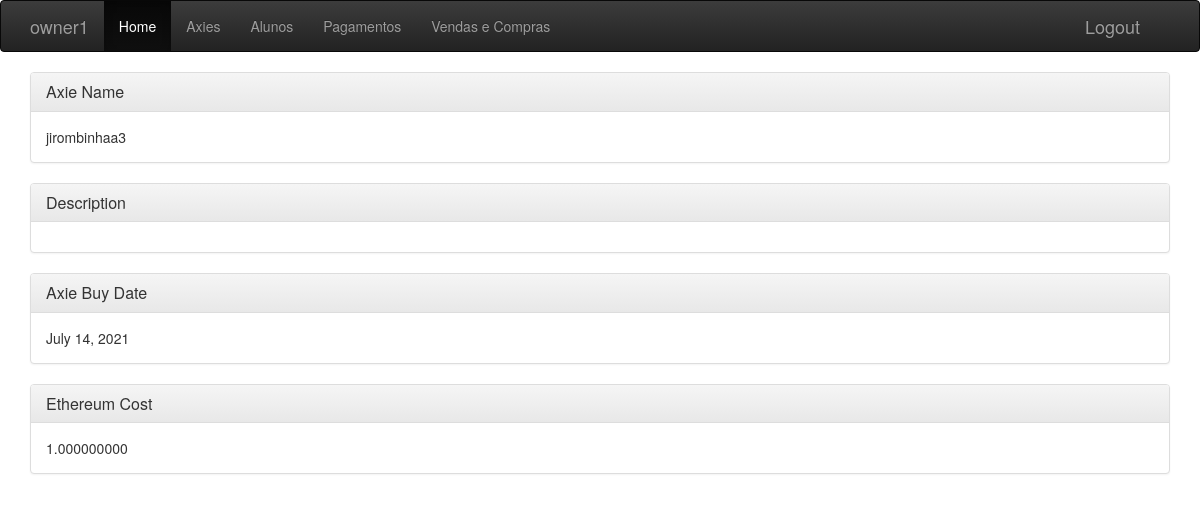
/axie/1/ (signed in), run on an earlier commit of the app's database.
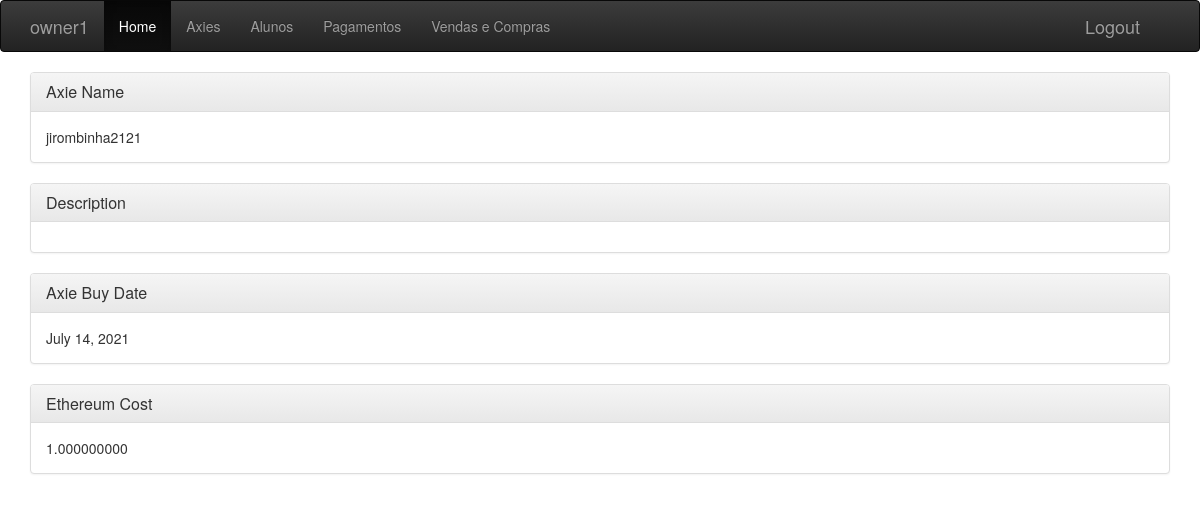
And on a later commit of the database.
### manager/models.py (models this page shows, shortened)
class Axie(models.Model):
    student = models.ForeignKey("manager.Student", related_name="axies", on_delete=models.SET_NULL, blank=True, null=True, validators=[validate_axie_limit])
    axie_id = models.CharField(max_length=50)
    buy_date = models.DateField(blank=True, null=True)
    description = models.TextField(blank=True, null=True)
    eth_cost = models.DecimalField(max_digits=18, decimal_places=9, validators=[MinValueValidator(0)])
    sold = models.BooleanField(default=False)
    user = models.ForeignKey(User, related_name="userAxies", on_delete=models.DO_NOTHING)

### manager/views.py (the view)
# urls.py: path('axie/<int:pk>/', views.AxieDetailView.as_view(), name="axie_detail"),
class AxieDetailView(LoginRequiredMixin, DetailView):
    login_url = "/"
    model = Axie

### manager/templates/manager/axie_detail.html (shortened to what this page needs)
{% extends "manager/base.html" %}
{% block content %}
    <div class="panel panel-default">
        <div class="panel-heading">
            <h3 class="panel-title">Axie Name</h3>
        </div>
        <div class="panel-body">
            {{ axie.axie_id }}
        </div>
    </div>
    <div class="panel panel-default">
        <div class="panel-heading">
            <h3 class="panel-title">Description</h3>
        </div>
        <div class="panel-body">
        </div>
    </div>
    <div class="panel panel-default">
        <div class="panel-heading">
            <h3 class="panel-title">Axie Buy Date</h3>
        </div>
        <div class="panel-body">
            {{ axie.buy_date }}
        </div>
    </div>
    <div>
    <div class="panel panel-default">
        <div class="panel-heading">
            <h3 class="panel-title">Ethereum Cost</h3>
        </div>
        <div class="panel-body">
            {{ axie.eth_cost }}
        </div>
    </div>
{% endblock %}

What changed in the data, as far as the page shows it:
changed Axie: axie_id "jirombinhaa3" → "jirombinha2121"
